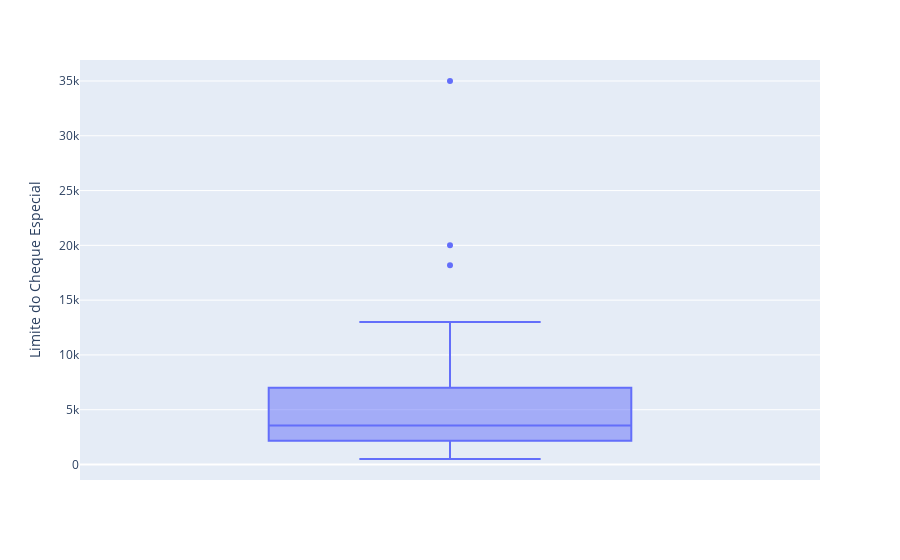

The code cell stored with this chart in its notebook:
### Markdown cell above
Existem clientes que possuem limite de cheque especial discrepante em relação aos demais clientes? Analise o boxplot.

### Code cell
fig_box = px.box(df_cred, y= 'Limite do Cheque Especial')
fig_box.show()

### Figure 1 — Plotly figure (JSON) as saved in the notebook; plotly's stock layout.template omitted (floating-point values rounded to 4 significant figures)
{"data": [{"alignmentgroup": "True", "hovertemplate": "Limite do Cheque Especial=%{y}<extra></extra>", "legendgroup": "", "marker": {"color": "#636efa"}, "name": "", "notched": false, "offsetgroup": "", "orientation": "v", "showlegend": false, "type": "box", "x0": " ", "xaxis": "x", "y": [1000, 1000, 1500, 1000, 2500, 1700, 600, 800, 3600, 2500, 3000, 1640, 2500, 4000, 2000, 4140, 4000, 3000, 3000, 5000, 3000, 3350, 3000, 1000, 9900, 2350, 1780, 10000, 5000, 10000, 5000, 500, 4930, 6000, 3500, 10000, 5320, 10000, 13000, 2500, 10000, 8000, 6000, 10000, 20000, 4000, 18185, 35000], "y0": " ", "yaxis": "y"}], "layout": {"autosize": true, "boxmode": "group", "legend": {"tracegroupgap": 0}, "margin": {"t": 60}, "xaxis": {"anchor": "y", "autorange": true, "domain": [0, 1], "range": [-0.5, 0.5], "type": "category"}, "yaxis": {"anchor": "x", "autorange": true, "domain": [0, 1], "range": [-1417.0, 36920.0], "title": {"text": "Limite do Cheque Especial"}, "type": "linear"}}}
